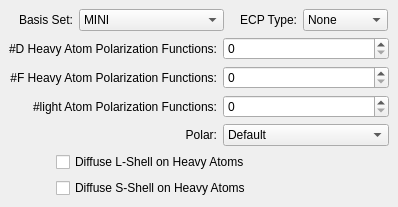
         <widget class="QWidget" name="basisWidget" >
          <layout class="QGridLayout" >
           <property name="leftMargin" >
            <number>9</number>
           </property>
           <property name="topMargin" >
            <number>9</number>
           </property>
           <property name="rightMargin" >
            <number>9</number>
           </property>
           <property name="bottomMargin" >
            <number>9</number>
           </property>
           <property name="horizontalSpacing" >
            <number>6</number>
           </property>
           <property name="verticalSpacing" >
            <number>6</number>
           </property>
           <item row="1" column="0" >
            <widget class="QLabel" name="label_24" >
             <property name="text" >
              <string>#D Heavy Atom Polarization Functions:</string>
             </property>
             <property name="alignment" >
              <set>Qt::AlignRight|Qt::AlignTrailing|Qt::AlignVCenter</set>
             </property>
            </widget>
           </item>
           <item row="0" column="3" >
            <layout class="QHBoxLayout" >
             <property name="spacing" >
              <number>6</number>
             </property>
             <property name="leftMargin" >
              <number>0</number>
             </property>
             <property name="topMargin" >
              <number>0</number>
             </property>
             <property name="rightMargin" >
              <number>0</number>
             </property>
             <property name="bottomMargin" >
              <number>0</number>
             </property>
             <item>
              <widget class="QComboBox" name="basisECPCombo" >
               <item>
                <property name="text" >
                 <string>None</string>
                </property>
               </item>
               <item>
                <property name="text" >
                 <string>Read</string>
                </property>
               </item>
               <item>
                <property name="text" >
                 <string>SBKJC</string>
                </property>
               </item>
               <item>
                <property name="text" >
                 <string>Hay-Wadt</string>
                </property>
               </item>
              </widget>
             </item>
             <item>
              <spacer>
               <property name="orientation" >
                <enum>Qt::Horizontal</enum>
               </property>
               <property name="sizeHint" >
                <size>
                 <width>1</width>
                 <height>20</height>
                </size>
               </property>
              </spacer>
             </item>
            </layout>
           </item>
           <item row="5" column="0" colspan="3" >
            <layout class="QGridLayout" >
             <property name="leftMargin" >
              <number>0</number>
             </property>
             <property name="topMargin" >
              <number>0</number>
             </property>
             <property name="rightMargin" >
              <number>0</number>
             </property>
             <property name="bottomMargin" >
              <number>0</number>
             </property>
             <property name="horizontalSpacing" >
              <number>6</number>
             </property>
             <property name="verticalSpacing" >
              <number>6</number>
             </property>
             <item row="1" column="1" >
              <widget class="QCheckBox" name="basisSCheck" >
               <property name="text" >
                <string>Diffuse S-Shell on Heavy Atoms</string>
               </property>
              </widget>
             </item>
             <item row="0" column="1" >
              <widget class="QCheckBox" name="basisLCheck" >
               <property name="text" >
                <string>Diffuse L-Shell on Heavy Atoms</string>
               </property>
              </widget>
             </item>
             <item row="0" column="0" >
              <spacer>
               <property name="orientation" >
                <enum>Qt::Horizontal</enum>
               </property>
               <property name="sizeHint" >
                <size>
                 <width>10</width>
                 <height>20</height>
                </size>
               </property>
              </spacer>
             </item>
             <item row="1" column="2" >
              <spacer>
               <property name="orientation" >
                <enum>Qt::Horizontal</enum>
               </property>
               <property name="sizeHint" >
                <size>
                 <width>40</width>
                 <height>20</height>
                </size>
               </property>
              </spacer>
             </item>
            </layout>
           </item>
           <item row="0" column="0" colspan="2" >
            <layout class="QHBoxLayout" >
             <property name="spacing" >
              <number>6</number>
             </property>
             <property name="leftMargin" >
              <number>0</number>
             </property>
             <property name="topMargin" >
              <number>0</number>
             </property>
             <property name="rightMargin" >
              <number>0</number>
             </property>
             <property name="bottomMargin" >
              <number>0</number>
             </property>
             <item>
              <spacer>
               <property name="orientation" >
                <enum>Qt::Horizontal</enum>
               </property>
               <property name="sizeHint" >
                <size>
                 <width>10</width>
                 <height>20</height>
                </size>
               </property>
              </spacer>
             </item>
             <item>
              <widget class="QLabel" name="label_19" >
               <property name="text" >
                <string>Basis Set:</string>
               </property>
               <property name="alignment" >
                <set>Qt::AlignRight|Qt::AlignTrailing|Qt::AlignVCenter</set>
               </property>
               <property name="buddy" >
                <cstring>basisSetCombo</cstring>
               </property>
              </widget>
             </item>
             <item>
              <widget class="QComboBox" name="basisSetCombo" >
               <item>
                <property name="text" >
                 <string>MINI</string>
                </property>
               </item>
               <item>
                <property name="text" >
                 <string>MIDI</string>
                </property>
               </item>
               <item>
                <property name="text" >
                 <string>STO-2G</string>
                </property>
               </item>
               <item>
                <property name="text" >
                 <string>STO-3G</string>
                </property>
               </item>
               <item>
                <property name="text" >
                 <string>STO-4G</string>
                </property>
               </item>
               <item>
                <property name="text" >
                 <string>STO-5G</string>
                </property>
               </item>
               <item>
                <property name="text" >
                 <string>STO-6G</string>
                </property>
               </item>
               <item>
                <property name="text" >
                 <string>3-21G</string>
                </property>
               </item>
               <item>
                <property name="text" >
                 <string>6-21G</string>
                </property>
               </item>
               <item>
                <property name="text" >
                 <string>4-31G</string>
                </property>
               </item>
               <item>
                <property name="text" >
                 <string>5-31G</string>
                </property>
               </item>
               <item>
                <property name="text" >
                 <string>6-31G</string>
                </property>
               </item>
               <item>
                <property name="text" >
                 <string>6-311G</string>
                </property>
               </item>
               <item>
                <property name="text" >
                 <string>Double Zeta Valance</string>
                </property>
               </item>
               <item>
                <property name="text" >
                 <string>Dunning/Hay DZ</string>
                </property>
               </item>
               <item>
                <property name="text" >
                 <string>Triple Zeta Valence</string>
                </property>
               </item>
               <item>
                <property name="text" >
                 <string>McLean/Chandler</string>
                </property>
               </item>
               <item>
                <property name="text" >
                 <string>SBKJA Valance</string>
                </property>
               </item>
               <item>
                <property name="text" >
                 <string>Hay/Wadt Valance</string>
                </property>
               </item>
               <item>
                <property name="text" >
                 <string>MNDO</string>
                </property>
               </item>
               <item>
                <property name="text" >
                 <string>AM1</string>
                </property>
               </item>
               <item>
                <property name="text" >
                 <string>PM3</string>
                </property>
               </item>
              </widget>
             </item>
             <item>
              <spacer>
               <property name="orientation" >
                <enum>Qt::Horizontal</enum>
               </property>
               <property name="sizeHint" >
                <size>
                 <width>10</width>
                 <height>20</height>
                </size>
               </property>
              </spacer>
             </item>
            </layout>
           </item>
           <item row="1" column="1" colspan="3" >
            <widget class="QSpinBox" name="basisDSpin" >
             <property name="maximum" >
              <number>3</number>
             </property>
            </widget>
           </item>
           <item row="2" column="1" colspan="3" >
            <widget class="QSpinBox" name="basisFSpin" >
             <property name="maximum" >
              <number>3</number>
             </property>
            </widget>
           </item>
           <item row="0" column="2" >
            <widget class="QLabel" name="label_22" >
             <property name="text" >
              <string>ECP Type:</string>
             </property>
             <property name="alignment" >
              <set>Qt::AlignRight|Qt::AlignTrailing|Qt::AlignVCenter</set>
             </property>
             <property name="buddy" >
              <cstring>basisECPCombo</cstring>
             </property>
            </widget>
           </item>
           <item row="4" column="1" colspan="3" >
            <widget class="QComboBox" name="basisPolarCombo" >
             <item>
              <property name="text" >
               <string>Default</string>
              </property>
             </item>
             <item>
              <property name="text" >
               <string>Pople</string>
              </property>
             </item>
             <item>
              <property name="text" >
               <string>Pople N311</string>
              </property>
             </item>
             <item>
              <property name="text" >
               <string>Dunning</string>
              </property>
             </item>
             <item>
              <property name="text" >
               <string>Huzinaga</string>
              </property>
             </item>
             <item>
              <property name="text" >
               <string>Hondo7</string>
              </property>
             </item>
            </widget>
           </item>
           <item row="2" column="0" >
            <widget class="QLabel" name="label_20" >
             <property name="text" >
              <string>#F Heavy Atom Polarization Functions:</string>
             </property>
             <property name="alignment" >
              <set>Qt::AlignRight|Qt::AlignTrailing|Qt::AlignVCenter</set>
             </property>
            </widget>
           </item>
           <item row="3" column="0" >
            <widget class="QLabel" name="label_21" >
             <property name="text" >
              <string>#light Atom Polarization Functions:</string>
             </property>
             <property name="alignment" >
              <set>Qt::AlignRight|Qt::AlignTrailing|Qt::AlignVCenter</set>
             </property>
            </widget>
           </item>
           <item row="3" column="1" colspan="3" >
            <widget class="QSpinBox" name="basisLightSpin" >
             <property name="maximum" >
              <number>3</number>
             </property>
            </widget>
           </item>
           <item row="4" column="0" >
            <widget class="QLabel" name="label_23" >
             <property name="text" >
              <string>Polar:</string>
             </property>
             <property name="alignment" >
              <set>Qt::AlignRight|Qt::AlignTrailing|Qt::AlignVCenter</set>
             </property>
             <property name="buddy" >
              <cstring>basisPolarCombo</cstring>
             </property>
            </widget>
           </item>
           <item row="6" column="0" >
            <spacer>
             <property name="orientation" >
              <enum>Qt::Vertical</enum>
             </property>
             <property name="sizeHint" >
              <size>
               <width>20</width>
               <height>0</height>
              </size>
             </property>
            </spacer>
           </item>
          </layout>
         </widget>
